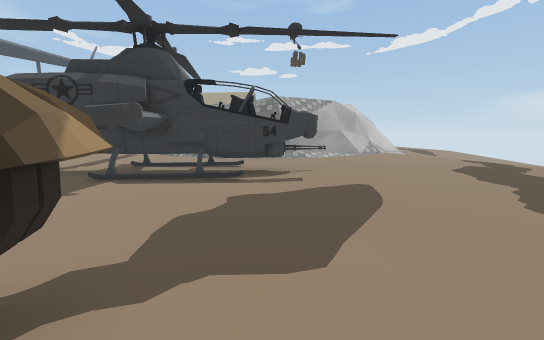
View 1 (above)

24 first-person views from a walk through a 3-D level made in the Unity game engine. The camera is 1.2 m above the floor, tilts 8° down and sees 90° across. The floor is counted in squares, 1 m on a side. Each view is taken from the middle of a square. On the plan, view 1 faces up. The plan holds only what a view shows up to about 13 squares ahead; the rest is blank. The place goes on beyond the plan. Some animated figures are left out. Door leaves are left out, so doorways stand open. Some surface patterns are stand-ins.

View 2
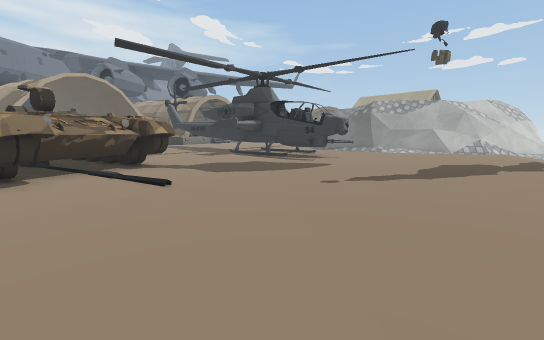

View 3
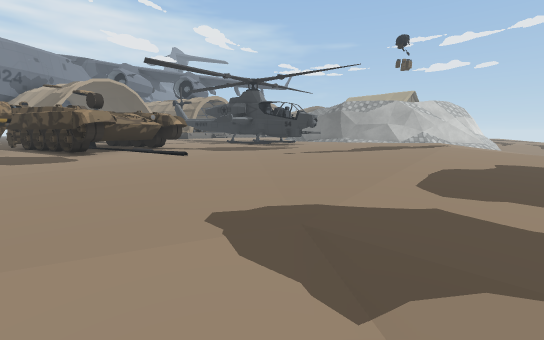

View 4
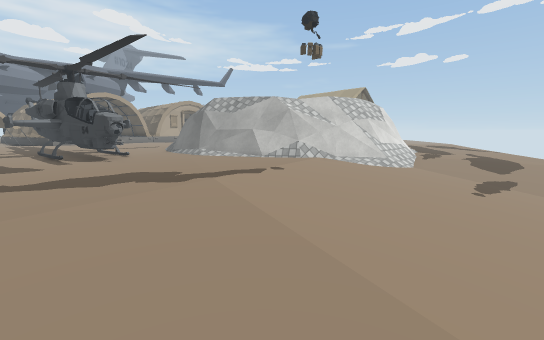

View 5
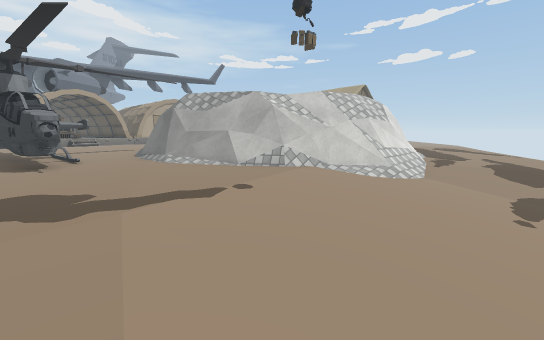

View 6
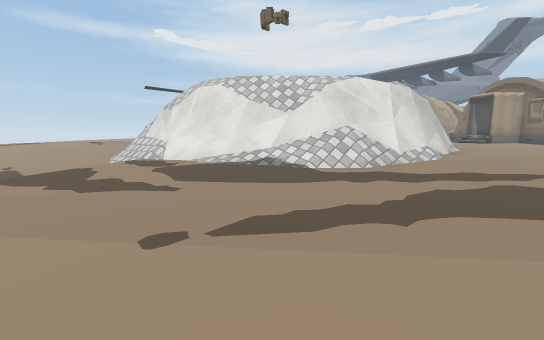

View 7
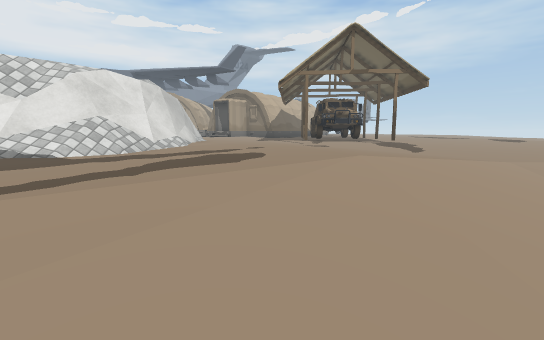

View 8
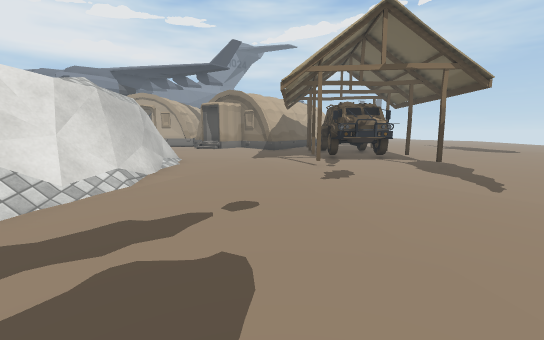

View 9
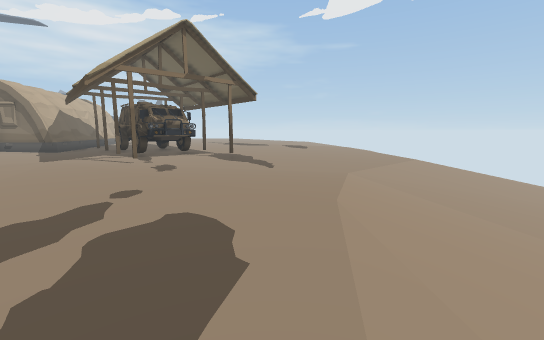

View 10
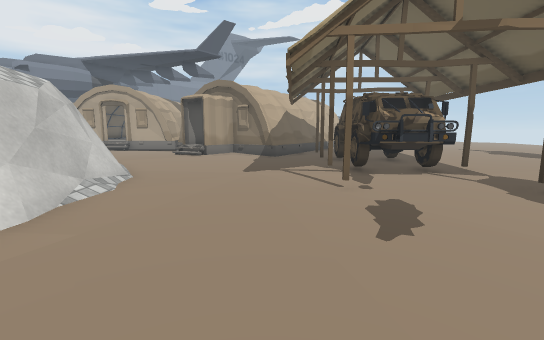

View 11
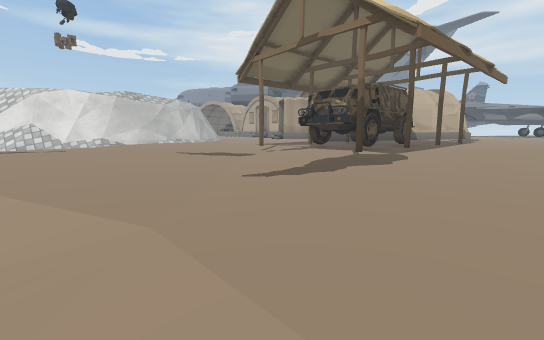

View 12
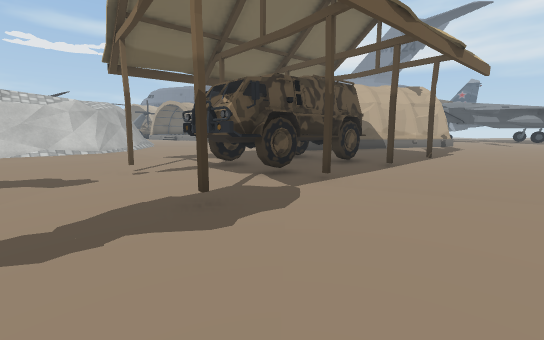

View 13
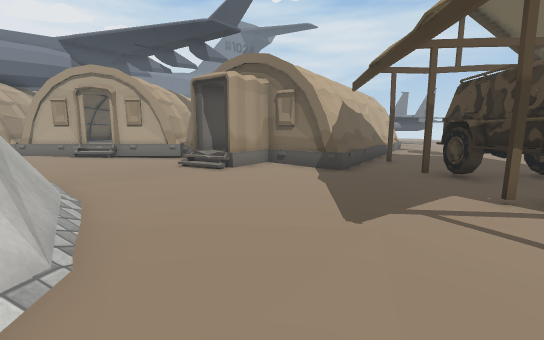

View 14
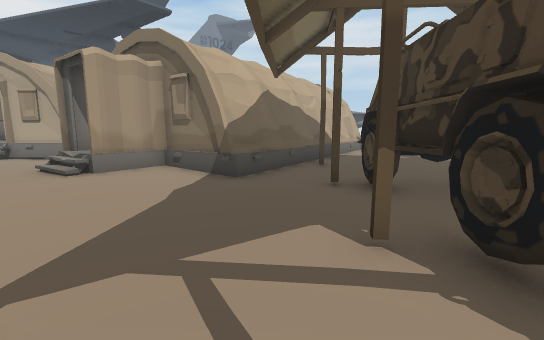

View 15
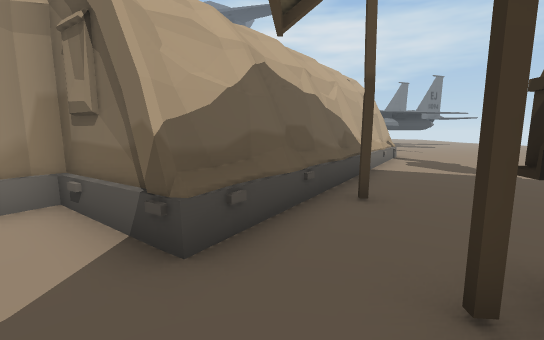

View 16
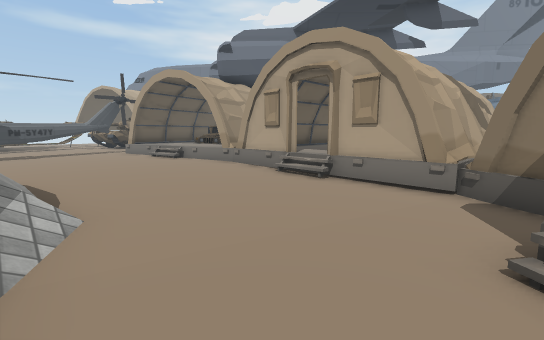

View 17
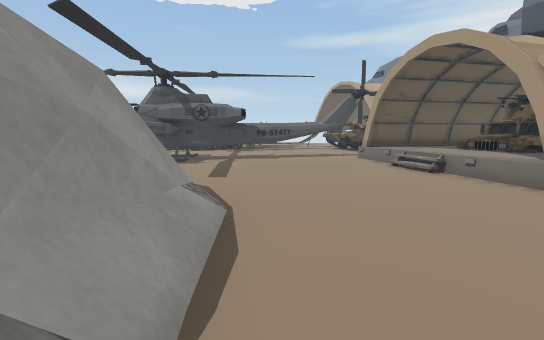

View 18
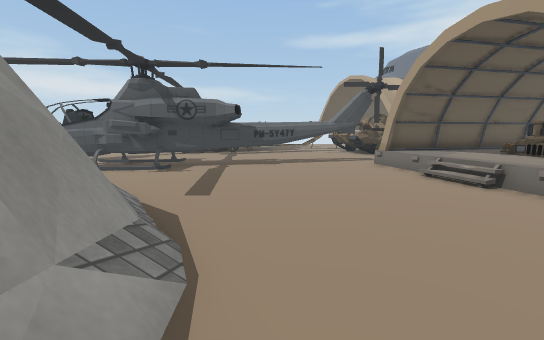

View 19
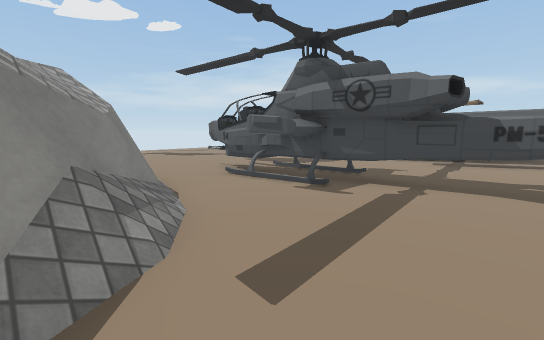

View 20
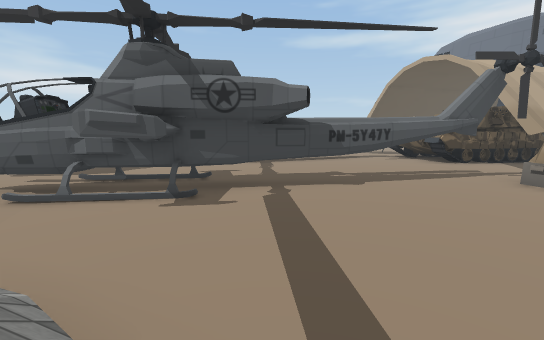

View 21
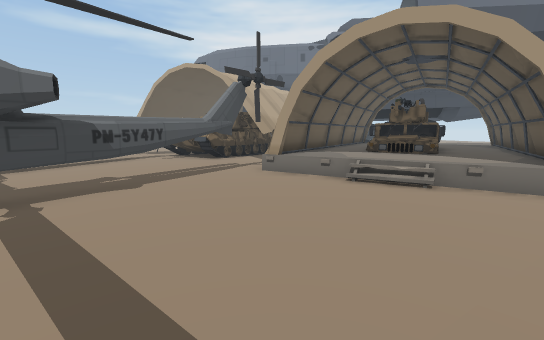

View 22
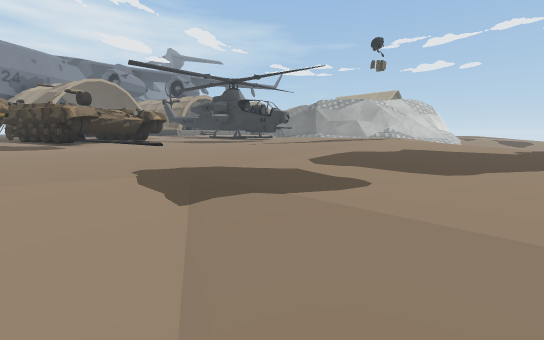

View 23
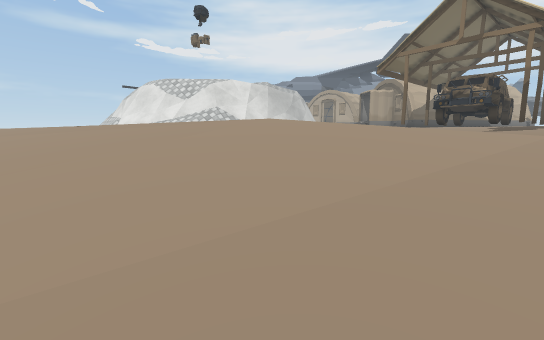

View 24
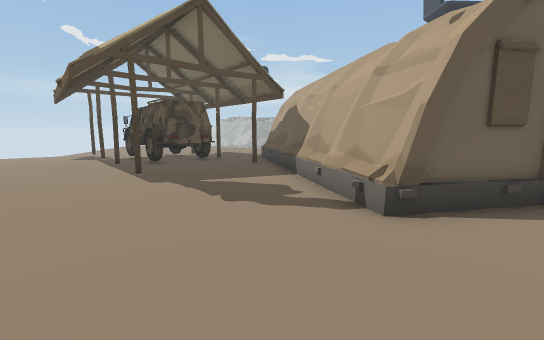

### Floor plan
Key: @ floor where view 1 was taken; # wall or solid block; x gap in a wall; . main floor; : floor 0.25 m higher than the main floor; - floor 0.25 m lower than the main floor; + floor 0.5 m higher than the main floor; _ floor 0.5 m lower than the main floor; * floor 0.75 m higher than the main floor; < floor 0.75 m lower than the main floor; ( floor 1.5 m lower than the main floor; / step, stairs or slope; D open door; = window, fence, low wall or low ledge; ^ raised ledge; T thing the floor can be seen under or through; W wheel; C car; O other object.
Columns run from 20 left of view 1 to 12 right of it. Each row starts with its distance up from view 1.
 39 :::::::.............-----/////
 38 ::::::::............-----/////
 37 :::::::............-----_/////
 36 :::::::..#.....#...-----_///////(
 35 :#:::::.....W.....#------///////(
 34 :###:::....TWTTWT..-------//////(
 33 ##+##=:....TTT TT..-----..///////
 32     ###=#..TWTTTT..--......//////
 31       ###.....T..#.........//////
 30        ###/................./////
 29          ##..................////
 28          ##...................///
 27          #::...................//
 26          ##:::......../......../_
 25        ###D/::../#######//.....--
 24       ##.//::::=###  ###=O/....--
 23   #=#==....::::##      ^^^/..----
 22 #######.....::           ##....--
 21       #....::=           ##=...--
 20       #/.::::             ##...-/
 19      *D/:::::=            ##..///
 18     **#/:::::##           ^=/////
 17    ** #::::::##           ^=/////
 16   ##  #::::::/#          ##=////<
 15       #::::::/##        ###/////<
 14   #####:::::::/#^      ###//////_
 13 ####***/:::::::/=^^  ####///////_
 12 *******/:::::::.//#####=:::.////_
 11 *CCC **//::::::....///:::::.////_
 10  CCCC/**::::::..##...:::::::////_
  9   CCC***/:::::..^///..:::::://///
  8    *#####::::TTTTTTO #.::::::////
  7  ###### OTT^TTTTTTTOO...:::::.../
  6      ##::::::...^........::::....
  5      #.::::::...##.........:.....
  4      .::::::.....................
  3     ##^^#:::.....................
  2   #### ^#  :.    .^#.............
  1         ^        #^x............-
  0                 ^^^^@...........-
 -1                 ##^^#...........-
 -2                 ###^^..........-/
 -3                  ##..........////
 -4                  ##.........-////

Where each view was taken, in squares from view 1:
view 1: 0 up, 0 right, facing up
view 2: 2 down, 7 right, facing up-left
view 3: 4 down, 10 right, facing up-left
view 4: 5 up, 12 right, facing up-left
view 5: 7 up, 11 right, facing up-left
view 6: 28 up, 11 right, facing down-left
view 7: 29 up, 12 right, facing left
view 8: 29 up, 8 right, facing left
view 9: 27 up, 9 right, facing up-left
view 10: 29 up, 4 right, facing left
view 11: 39 up, 5 right, facing down-left
view 12: 39 up, 0 right, facing down-left
view 13: 27 up, 1 left, facing left
view 14: 30 up, 3 left, facing left
view 15: 30 up, 7 left, facing left
view 16: 24 up, 7 left, facing down-left
view 17: 20 up, 8 left, facing down
view 18: 18 up, 8 left, facing down
view 19: 14 up, 8 left, facing down-right
view 20: 14 up, 6 left, facing down
view 21: 14 up, 6 left, facing down-left
view 22: 4 down, 12 right, facing up-left
view 23: 36 up, 12 right, facing down-left
view 24: 39 up, 20 left, facing down-right
